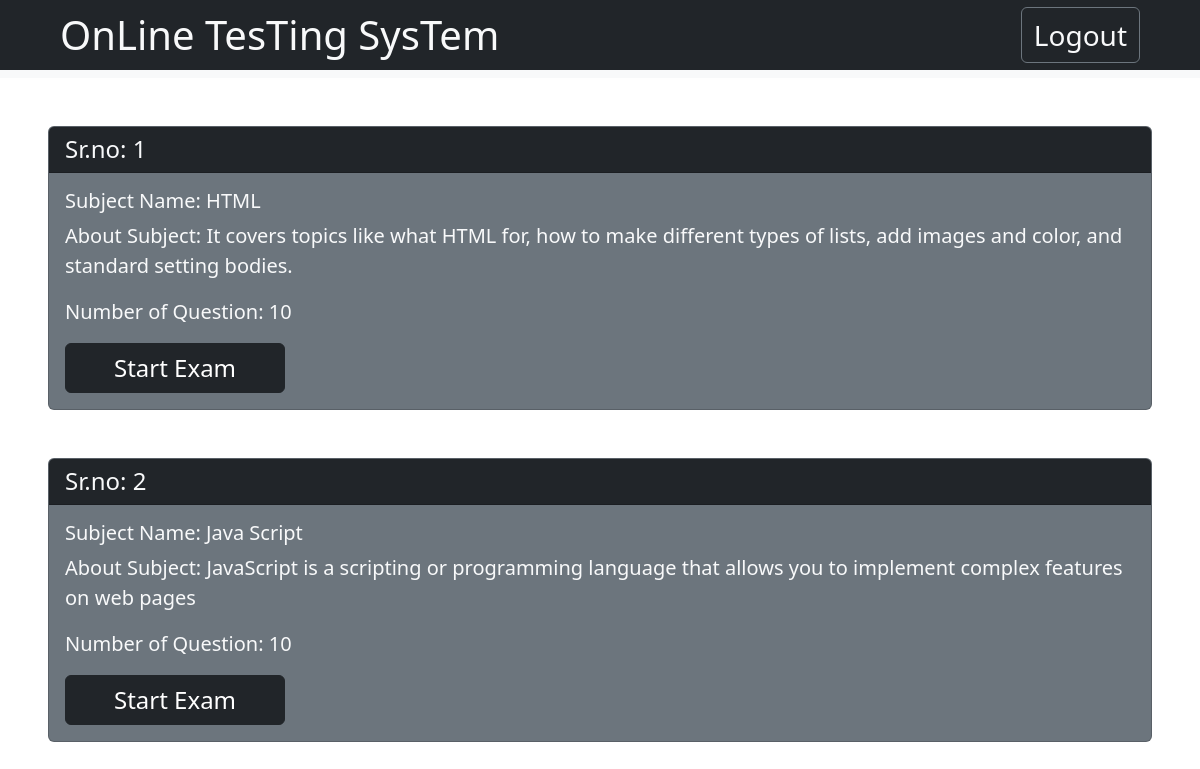
/examsub/ (signed in), run on the app's committed database.
### mainApp/models.py (models this page shows, shortened)
class ExamPaper(models.Model):
    id= models.AutoField(primary_key=True)
    examname=models.CharField(max_length=50)
    examdisp = models.TextField()
    numofquestion = models.IntegerField()

### mainApp/views.py (the view)
# urls.py: path('examsub/',views.examSubject,name='examsubject'),
@login_required(login_url='/login/')
def examSubject(Request):
    subject= ExamPaper.objects.all()
    return render(Request,'examsubject.html',{"subject":subject})

### mainApp/templates/examsubject.html (shortened to what this page needs)
{% extends 'super.html' %}
{% block body %}
{% for sub in subject %}
<div class="card m-5 bg-secondary">
  <h5 class="card-header text-light bg-dark fs-4">Sr.no: <span>{{sub.id}}</span></h5>
  <div class="card-body">
    <h5 class="card-title text-light fs-5">Subject Name: <span>{{sub.examname}}</span></h5>
    <p class="card-text text-light fs-5">About Subject: <span>{{sub.examdisp}}</span></p>
    <p class="card-text text-light fs-5">Number of Question: <span>{{sub.numofquestion}}</span></p>
    <a href="/paper/{{sub.id}}/" class="btn btn-dark px-5 fs-4"> Start Exam</a>
  </div>
</div>
{% endfor %}
{% endblock %}

### mainApp/templates/super.html (style rules this page uses)
* { margin: 0;padding: 0;box-sizing: border-box; }

### data on the page
ExamPaper: id "1", examname "HTML", examdisp "It covers topics like what HTML for, how to make different types of lists, add images and color, and standard setting bodies.", numofquestion "10"
ExamPaper: id "2", examname "Java Script", examdisp "JavaScript is a scripting or programming language that allows you to implement complex features on web pages", numofquestion "10"
